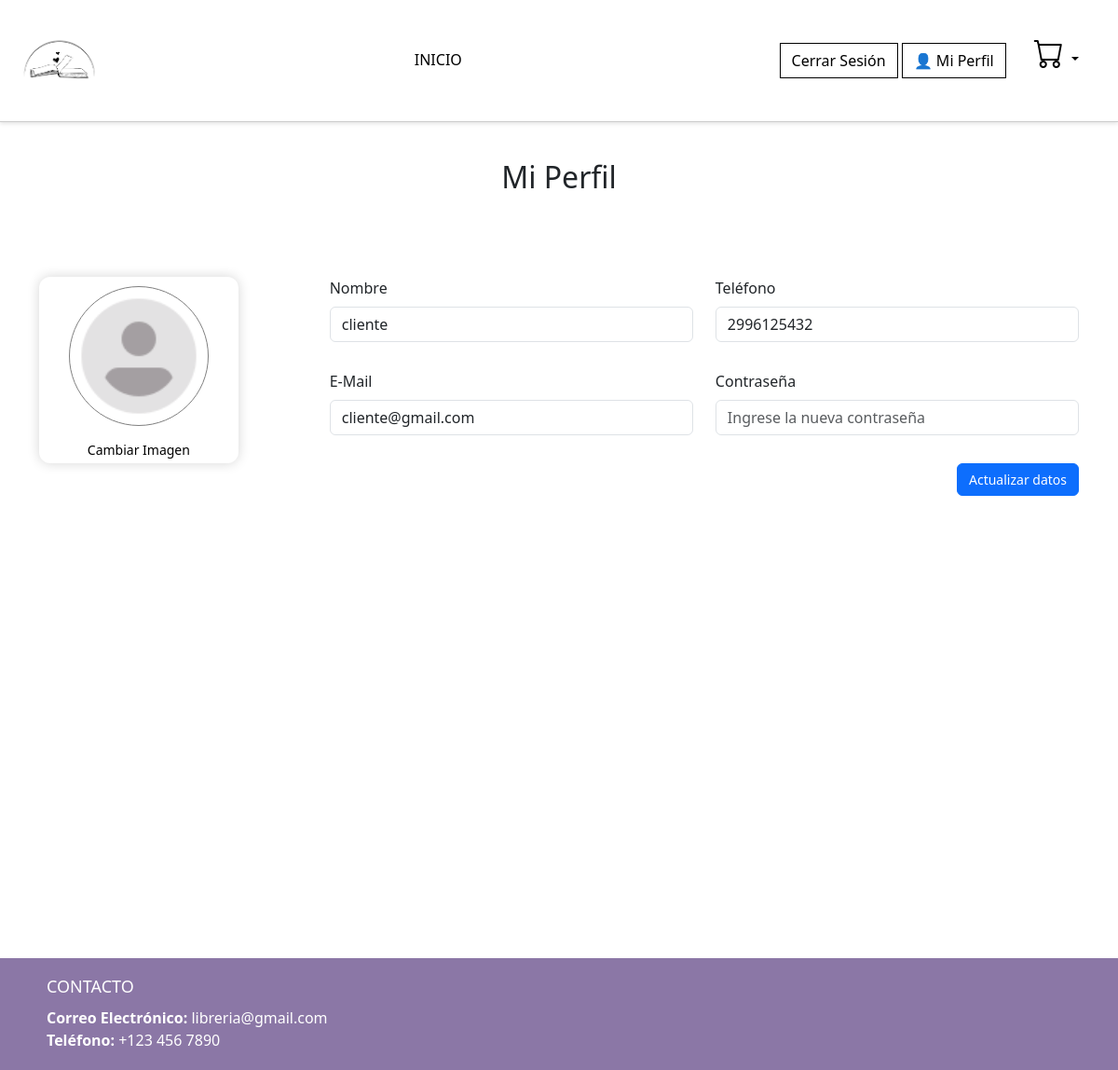
/View/perfil/miperfil.php (signed in), run on the app's committed database.
### tables this page shows
CREATE TABLE `usuario` (
  `idusuario` bigint(20) NOT NULL,
  `usnombre` varchar(50) NOT NULL,
  `uspass` varchar(255) NOT NULL,
  `ustelefono` varchar(35) NOT NULL,
  `usmail` varchar(50) NOT NULL,
  `imagen_perfil` varchar(255) NOT NULL,
  `usdeshabilitado` timestamp NULL DEFAULT NULL
);

### Model/Model_usuario.php (called while the page is built, shortened)
<?php
class Model_usuario extends BaseDatos
{
    private $usnombre;
    private $ustelefono;
    private $usmail;
    private $imagen_perfil;
    public function __construct()
    {
        $this->usnombre = "";
        $this->ustelefono = "";
        $this->usmail = "";
    }
    public function getUserNombre()
    {
        return $this->usnombre;
    }
    public function setUserNombre($usnombre)
    {
        $this->usnombre = $usnombre;
    }
    public function getUserTelefono()
    {
        return $this->ustelefono;
    }
    public function setUserTelefono($ustelefono)
    {
        $this->ustelefono = $ustelefono;
    }
    public function getUserMail()
    {
        return $this->usmail;
    }
    public function setUserMail($usmail)
    {
        $this->usmail = $usmail;
    }
    public function getImagenPerfil()
    {
        return $this->imagen_perfil;
    }
    public function setImagenPerfil($imagen_perfil)
    {
        $this->imagen_perfil = $imagen_perfil;
    }
    public function Buscar($id_usuario)
    {
        $query = "SELECT * FROM usuario WHERE idusuario = {$id_usuario}";
        $rta = false;
        if ($this->Iniciar()) {
            if ($this->Ejecutar($query)) {
                if ($row = $this->Registro()) {
                    $rta = true;
                }
            } else {
                $this->setMsjOperacion($this->getError());
            }
        } else {
            $this->setMsjOperacion($this->getError());
        }
        return $rta;
    }
    public function Listar($parametro = '')
    {
        $lista_usuarios = [];
        $query = "SELECT * FROM usuario ";
        if ($parametro != '') {
            $query.= 'WHERE ' . $parametro;
        }
        $rta = $this->Ejecutar($query);
        if ($rta > -1) {
            if ($rta > 0) {
                while ($row = $this->Registro()) {
                    $objUsuario = new Model_usuario();
                    $objUsuario->Buscar($row['idusuario']);
                    $lista_usuarios[] = $objUsuario;
                }
            }
        } else {
            $this->setMsjOperacion($this->getError());
        }
        return $lista_usuarios;
    }
}
?>

### Model/BaseDatos.php (called while the page is built, shortened)
<?php
class BaseDatos extends PDO {
    public function Ejecutar($sql){
        if ( stristr($sql,"select")){
            $resp =  $this->EjecutarSelect($sql);
        }
        return $resp;
   }
   private function EjecutarSelect($sql){
       $cant = -1;
       $resultado=parent::query($sql);
       if(!$resultado){
           $this->analizarDebug();
       }else {
          $arregloResult = $resultado->fetchAll();
          $cant = count($arregloResult);
       }
       return $cant;
   }
}

### Controller/Usuario.php (called while the page is built, shortened)
<?php
class Usuario
{
    public function buscarUsuario($param = NULL)
    {
        $objUsuario = new Model_usuario();
        $where = " true";
        if (isset($param['idusuario'])) {
            $where .= " AND idusuario = " . $param['idusuario'];
        }
        if (isset($param['usnombre'])) {
            $where .= " AND usnombre = '" . $param['usnombre'] . "'";
        }
        $usuario = $objUsuario->Listar($where);
        return $usuario;
    }
}

### Controller/Session.php (called while the page is built, shortened)
<?php
class Session
{
    public function validar()
    {
        $rta = false;
        if ($this->activa() && isset($_SESSION['idusuario']))
            $rta = true;
        return $rta;
    }
    public function activa()
    {
        $rta = false;
        if (session_status() == PHP_SESSION_ACTIVE) {
            $rta = true;
        }
        return $rta;
    }
    public function getUsuario()
    {
        if ($this->validar() && $this->activa()) {
            $usuario = new Usuario();
            $listaUsuario = $usuario->buscarUsuario($_SESSION);
            $usuarioLogueado = $listaUsuario[0];
        } else {
            $usuarioLogueado = [];
        }
        return $usuarioLogueado;
    }
}

### View/perfil/miperfil.php (the view, shortened to what this page needs)
<?php
include_once('../../configuracion.php');
include_once('../../Templates/header.php');
$usuario = $MI_SESION->getUsuario();
if ($usuario->getImagenPerfil() != '') {
    $ruta = '../../uploads/fotosusuario/' . $usuario->getImagenPerfil();
} else {
    $ruta = '../../Assets/images/default-user.jpg';
}
?>
<link rel="stylesheet" href="../../Assets/css/perfil/perfil.css">
<h2 style="text-align: center;padding: 40px;" >Mi Perfil </h2>
<section>
    <div class="container mt-5 mb-5">
        <form class="needs-validation" id="form_actualizar" novalidate method="POST" enctype="multipart/form-data">
            <div class="d-flex gap-5">
                <div class="imagendiv">
                    <img id="img_add" src="<?= $ruta ?>" alt="">
                    <button class="btn btn-sm" id="changeImg">Cambiar Imagen</button>
                </div>
                <div class="row">
                    <div class="col-xs-12 col-md-6 mb-3">
                        <div class="form-group">
                            <label class="form-label">Nombre</label>
                            <input type="text" value="<?= $usuario->getUserNombre() ?>" name="nombre" id="nombre" class="form-control inpEdit" required>
                        </div>
                    </div>
                    <div class="col-xs-12 col-md-6 mb-3">
                        <div class="form-group">
                            <label class="form-label">Teléfono</label>
                            <input type="email" placeholder="Ingrese su teléfono" name="telefono" id="telefono" value="<?= $usuario->getUserTelefono() ?>" class="form-control inpEdit">
                        </div>
                    </div>
                    <div class="col-xs-12 col-md-6 mb-3">
                        <div class="form-group">
                            <label class="form-label">E-Mail</label>
                            <input type="email" placeholder="Ingrese su correo" name="correo" id="correo" value="<?= $usuario->getUserMail() ?>" class="form-control inpEdit" required>
                        </div>
                    </div>
                    <div class="col-xs-12 col-md-6 mb-3">
                        <div class="form-group">
                            <label class="form-label">Contraseña</label>
                            <input type="password" placeholder="Ingrese la nueva contraseña" name="password" id="password" class="form-control inpEdit">
                        </div>
                    </div>
                </div>
            </div>
            <div class="d-flex justify-content-end">
                <input type="submit" value="Actualizar datos" id="btnActualizarPerfil" class="btn btn-primary" style="font-size: 14px;">
            </div>
        </form>
    </div>
</section>
<section>
    <div class="container mt-5 mb-5">
        <div style="overflow-y: scroll; height: 400px;">
        </div>
    </div>
</section>
<?php include_once('../../Templates/footer.php'); ?>

### Assets/css/perfil/perfil.css (style rules this page uses)
.imagendiv { box-shadow: 0px 0px 13px 0px rgba(214, 214, 214, 1); border-radius: 12px; width: 290px; height: 200px; margin-right: 50px; display: flex; flex-direction: column; text-align: center; align-items: center; }
#img_add { border: 1px solid gray; border-radius: 50%; max-width: 150px; min-height: 150px; object-fit: cover; width: 100%; height: auto; margin: 10px 0; }
#changeImg { cursor: pointer; color: black; }

### data on the page
usuario: imagen_perfil (picture), nombre "cliente", telefono "2996125432", correo "cliente@gmail.com"
